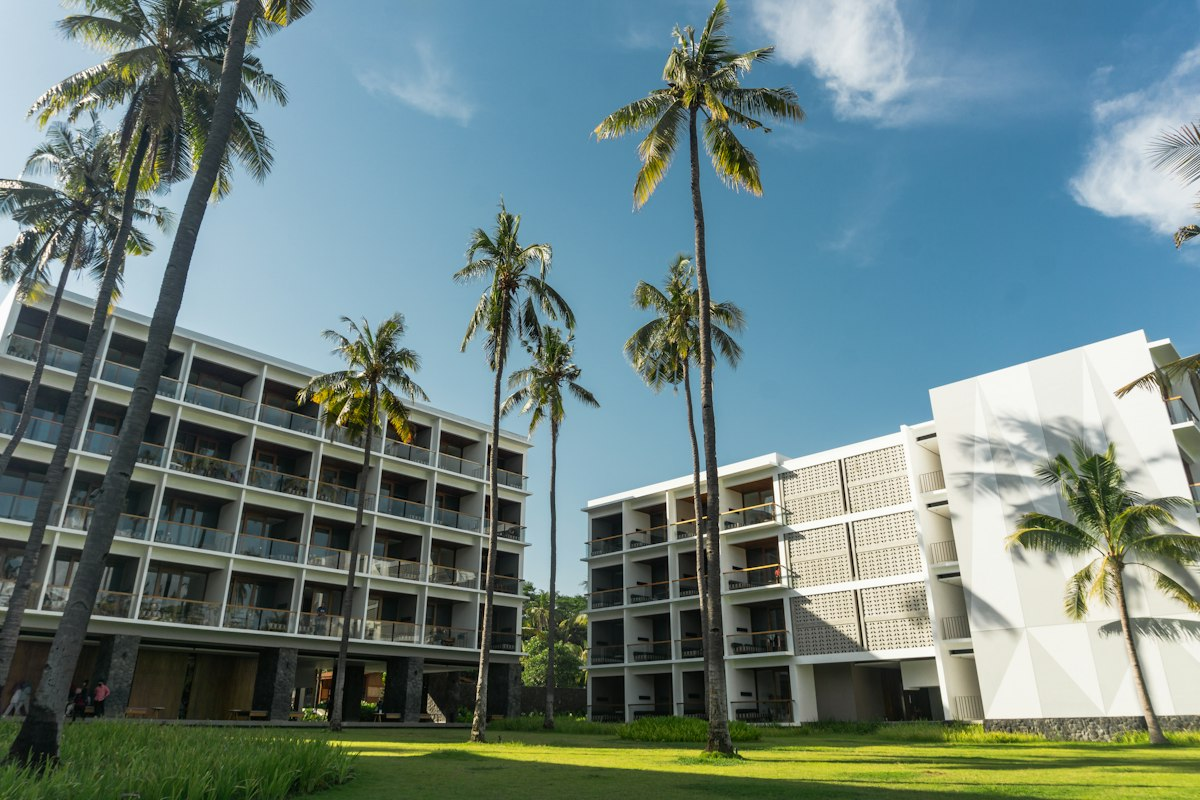
#> input picture application/mobile/assets/photos/site-placeholder.jpg, 1200 x 800 px
$ python -i compose.py   (imports and definitions only)
#> lines starting #> are read from the running program, lines starting #| are printed output that depends on the picture
"""Outils d'image pour les captures des stores (utilisés par posters.py).

phone_screen() : écran d'iPhone complet à partir d'une capture brute (430 ×
844 pt à @3x, produite par capture.mjs) — barre d'état et indicateur
d'accueil recomposés. compose() : mise en page simple (titre + téléphone)
pour des aperçus rapides. Les captures publiées sont faites par posters.py.
"""
import os
import sys
from PIL import Image, ImageDraw, ImageFilter, ImageFont

ROOT = os.path.abspath(os.path.join(os.path.dirname(__file__), "..", ".."))
FONTS = os.path.join(ROOT, "application", "presentation", "fonts")
OUT = os.path.join(ROOT, "application", "presentation", "store")

NAVY = (31, 45, 105)
MID = (42, 79, 142)
DROP = (30, 156, 198)
SKY = (191, 227, 244)

STATUS_PT, HOME_PT = 54, 34  # barre d'état et indicateur d'accueil d'un iPhone 6,9"


def font(weight, size):
    return ImageFont.truetype(os.path.join(FONTS, f"Inter_{weight}.ttf"), size)


def luminance(rgb):
    r, g, b = [c / 255 for c in rgb[:3]]
    return 0.2126 * r + 0.7152 * g + 0.0722 * b


def phone_screen(raw_path):
    """Écran complet (barre d'état + capture + indicateur d'accueil), à @3x."""
    raw = Image.open(raw_path).convert("RGB")
#> raw is the input picture: PIL image 1200x800 RGB; mean R, G, B 107.9, 129.7, 128.1
    s = raw.width / 430
#> s = 2.79
    top = raw.getpixel((raw.width // 2, 2))
#> top = (82, 137, 168)
    bottom = raw.getpixel((raw.width // 2, raw.height - 2))
#> bottom = (61, 77, 41)
    W = raw.width
#> W = 1200
    H = raw.height + int((STATUS_PT + HOME_PT) * s)
#> H = 1045
    screen = Image.new("RGB", (W, H), top)
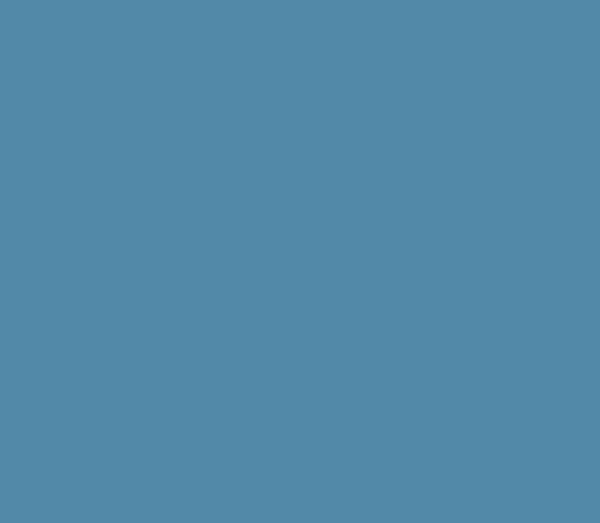
#> screen: PIL image 1200x1045 RGB (shown at 1/2 size); mean R, G, B 82, 137, 168
    screen.paste(raw, (0, int(STATUS_PT * s)))
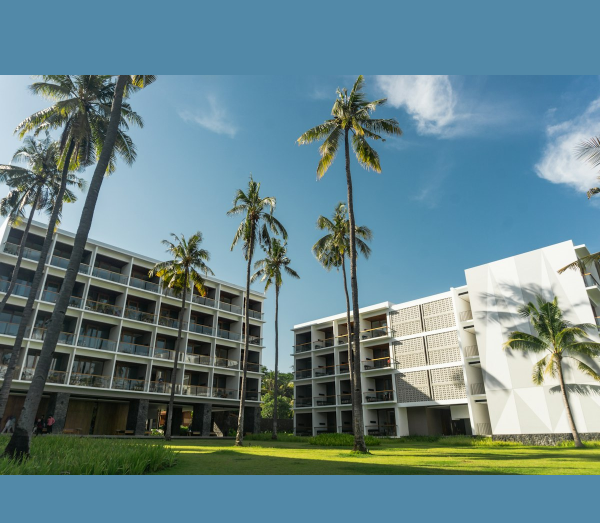
#> screen: PIL image 1200x1045 RGB (shown at 1/2 size); mean R, G, B 101.9, 131.4, 137.5
    d = ImageDraw.Draw(screen)
    d.rectangle([0, H - int(HOME_PT * s), W, H], fill=bottom)
    ink = (0, 0, 0) if luminance(top) > 0.55 else (255, 255, 255)
#> in luminance, `r, g, b = [c / 255 for c in rgb[:3]]`: r = 0.322; g = 0.537; b = 0.659
#> ink = (255, 255, 255)
    # Heure.
    d.text((int(52 * s), int(29 * s)), "9:41", font=font("600SemiBold", int(17 * s)), fill=ink, anchor="lm")
    # Réseau (4 barres), Wi-Fi (3 arcs), batterie.
    x0, y = W - int(124 * s), int(29 * s)
#> x0 = 854; y = 80
    for i in range(4):
        h = int((4 + 2.6 * i) * s)
        d.rounded_rectangle([x0 + int(i * 5 * s), y + int(5 * s) - h, x0 + int(i * 5 * s) + int(3.4 * s), y + int(5 * s)], radius=int(1 * s), fill=ink)
    cx, cy = W - int(80 * s), y + int(5 * s)
#> cx = 977; cy = 93
    for i, r in enumerate((11, 7.5, 4)):
        rr = int(r * s)
        if i < 2:
            d.arc([cx - rr, cy - rr, cx + rr, cy + rr], 225, 315, fill=ink, width=int(2.2 * s))
        else:
            d.pieslice([cx - rr, cy - rr, cx + rr, cy + rr], 225, 315, fill=ink)
    bx = W - int(62 * s)
#> bx = 1027
    d.rounded_rectangle([bx, y - int(6 * s), bx + int(25 * s), y + int(6 * s)], radius=int(3.5 * s), outline=ink, width=int(1.2 * s))
    d.rounded_rectangle([bx + int(2 * s), y - int(4 * s), bx + int(21 * s), y + int(4 * s)], radius=int(2 * s), fill=ink)
    d.rounded_rectangle([bx + int(26.5 * s), y - int(2 * s), bx + int(28 * s), y + int(2 * s)], radius=int(1 * s), fill=ink)
    # Dynamic Island.
    d.rounded_rectangle([W // 2 - int(63 * s), int(11 * s), W // 2 + int(63 * s), int(48 * s)], radius=int(19 * s), fill=(0, 0, 0))
    # Indicateur d'accueil.
    pill = (20, 20, 20) if luminance(bottom) > 0.55 else (240, 240, 240)
#> pill = (240, 240, 240)
    d.rounded_rectangle([W // 2 - int(67 * s), H - int(13 * s), W // 2 + int(67 * s), H - int(8 * s)], radius=int(3 * s), fill=pill)
    return screen


# [46 lines left out: functions background, compose, not called in this run]

>>> result = phone_screen('../../application/mobile/assets/photos/site-placeholder.jpg')
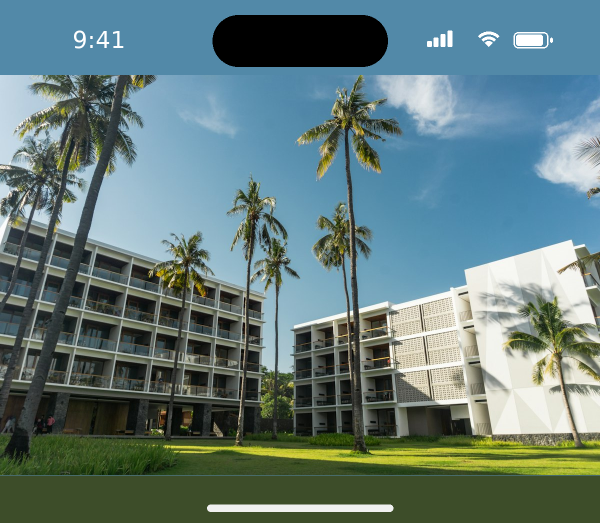
#> result: PIL image 1200x1045 RGB (shown at 1/2 size); mean R, G, B 99.1, 123.4, 122.6
